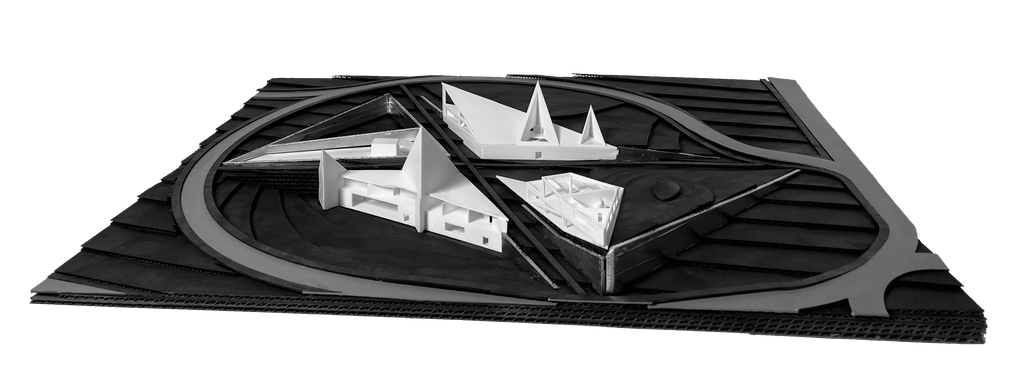
#> input picture assets/Y2-P1_altadena-building-model_photo_01.png, 1028 x 369 px, shrunk from 3648 x 1308 before the run
$ python remove_bg.py
#> lines starting #> are read from the running program, lines starting #| are printed output that depends on the picture; pictures that were not available may be replaced by others from this repository, and a replacement may not be noted
"""
Flood-fill background removal for model photos.
Samples from all four corners, then marks any pixel within `tolerance`
of that sampled colour as transparent.
"""

from PIL import Image
import os, collections

ASSETS = os.path.join(os.path.dirname(__file__), "assets")
FILES  = [
    "Y2-P1_altadena-building-model_photo_01.png",
    "Y2-P1_altadena-building-model_photo_02.png",
    "Y2-P1_altadena-building-model_photo_03.png",
    "Y2-P1_altadena-building-model_photo_04.png",
    "Y2-P1_altadena-building-model_photo_05.png",
]
TOLERANCE = 28   # colour distance; raise if edges look fringed, lower if model bleeds


def colour_distance(a, b):
    return max(abs(int(a[0]) - int(b[0])),
               abs(int(a[1]) - int(b[1])),
               abs(int(a[2]) - int(b[2])))


def flood_fill_bg(img_rgba, seed_colour, tolerance):
    """BFS flood-fill from all four corners; returns set of bg pixel coords."""
    w, h   = img_rgba.size
    pixels = img_rgba.load()
    visited = set()
    queue   = collections.deque()

    seeds = [(0, 0), (w - 1, 0), (0, h - 1), (w - 1, h - 1)]
    for sx, sy in seeds:
        if (sx, sy) not in visited:
            visited.add((sx, sy))
            queue.append((sx, sy))

    while queue:
        x, y = queue.popleft()
        r, g, b, a = pixels[x, y]
        if colour_distance((r, g, b), seed_colour) <= tolerance:
            for nx, ny in ((x-1,y),(x+1,y),(x,y-1),(x,y+1)):
                if 0 <= nx < w and 0 <= ny < h and (nx, ny) not in visited:
                    visited.add((nx, ny))
                    queue.append((nx, ny))

    return visited


def process(filename):
    path = os.path.join(ASSETS, filename)
    img  = Image.open(path).convert("RGBA")
#> img is the input picture: PIL image 1028x369 RGBA; mean R, G, B, A 33.7, 33.7, 33.7, 124.9
    w, h = img.size
#> w = 1028; h = 369

    # Sample background colour from the four corners (average)
    pix    = img.load()
    corners = [(0,0),(w-1,0),(0,h-1),(w-1,h-1)]
    samples = [pix[cx, cy][:3] for cx, cy in corners]
#> samples = [(0, 0, 0), (0, 0, 0), (0, 0, 0), (0, 0, 0)]
    bg = tuple(sum(c[i] for c in samples) // 4 for i in range(3))
#> bg = (0, 0, 0)
    print(f"  sampled bg colour: rgb{bg}")
#|   sampled bg colour: rgb(0, 0, 0)

    bg_pixels = flood_fill_bg(img, bg, TOLERANCE)
#> the loop in flood_fill_bg, `while queue:` made 199878 passes
#> (x, y) on passes 2 to 4: (1027, 0), (0, 368), (1027, 368)
#> after the loop in flood_fill_bg, `while queue:`: visited = 199878 items
#> bg_pixels = 199878 items

    data = img.getdata()
    new_data = []
    for i, (r, g, b, a) in enumerate(data):
        x, y = i % w, i // w
        if (x, y) in bg_pixels:
            new_data.append((r, g, b, 0))   # fully transparent
        else:
            new_data.append((r, g, b, a))
#> after the loop, new_data = 379332 items

    img.putdata(new_data)
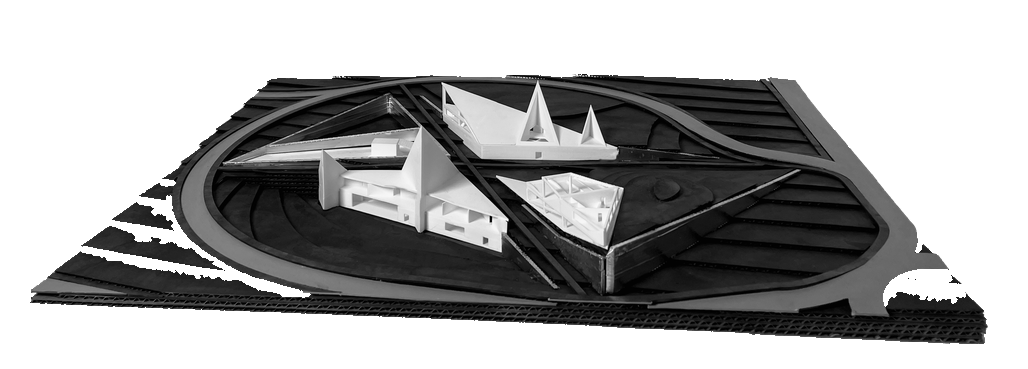
#> img: PIL image 1028x369 RGBA; mean R, G, B, A 33.7, 33.7, 33.7, 120.3; transparent parts drawn white
    img.save(path, "PNG")
    print(f"  saved: {filename}")


for f in FILES:
    print(f"Processing {f} …")
    process(f)
#> pass 2 of the loop `for f in FILES:`:
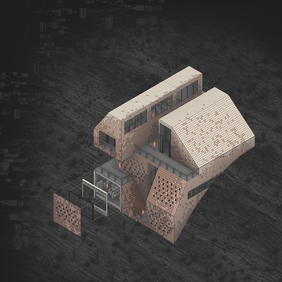
#> input picture assets/helioform-station.png, 282 x 282 px, shrunk from 1000 x 1000 before the run, given in place of Y2-P1_altadena-building-model_photo_02.png, which was not available
#> samples = [(32, 31, 31), (32, 31, 31), (32, 31, 31), (47, 47, 47)]
#> bg = (35, 35, 35)
#|   sampled bg colour: rgb(35, 35, 35)
#> the loop in flood_fill_bg (call 2), `while queue:` made 61275 passes
#> (x, y, r, g, b) on passes 2 to 4: (281, 0, 32, 31, 31), (0, 281, 32, 31, 31), (281, 281, 47, 47, 47)
#> the loop in process (call 2), `for i, (r, g, b, a) in enumerate(data):` made 79524 passes
#> in process (call 2), `img.putdata(new_data)`:
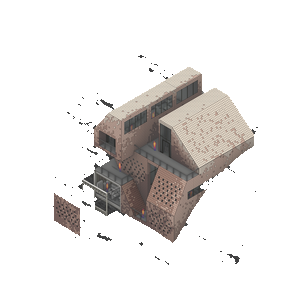
#> img: PIL image 282x282 RGBA; mean R, G, B, A 68.5, 65.4, 63.6, 58.5; transparent parts drawn white
#> pass 3 of the loop `for f in FILES:`:
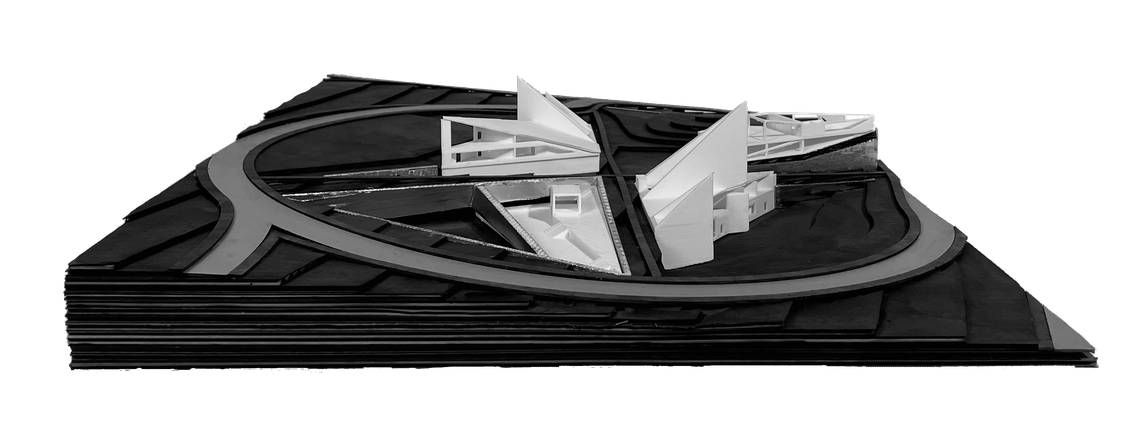
#> input picture assets/Y2-P1_altadena-building-model_photo_03.png, 1136 x 422 px, shrunk from 4030 x 1498 before the run
#> in process, img is the input picture: PIL image 1136x422 RGBA; mean R, G, B, A 29.6, 29.6, 29.6, 119.5
#|   sampled bg colour: rgb(0, 0, 0)
#> in process (call 3), `img.putdata(new_data)`:
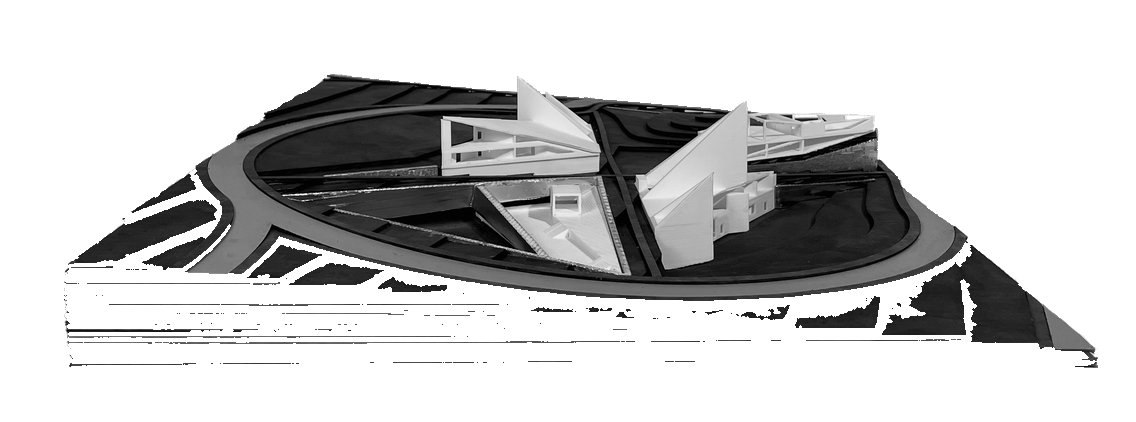
#> img: PIL image 1136x422 RGBA; mean R, G, B, A 29.6, 29.6, 29.6, 80.2; transparent parts drawn white
#> the loop made 5 passes; the first 3 are shown

print("\nDone. All backgrounds removed.")
